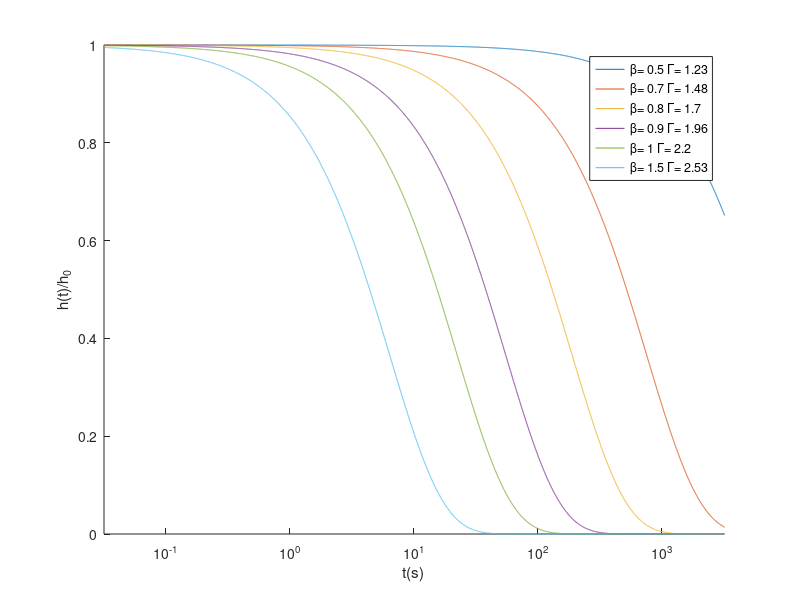

This chart was generated by the following MATLAB code: (Note: this script raises an error after producing the figure.)
dvunits = '';
dvlabel = 'h(t)/h_0';
dvaxis =[0,1.4,0.05,0.40]
dv=' g'
%volumeFraction.text
%time,   SmarticleInContainer,   phi,   height,   COM.z in container   
 
close all
directory_name = uigetdir('D:\SimResults\Chrono\SmarticleU\tests');
directory_name(length(directory_name)+1)='\';

files = dir(horzcat(directory_name,'2015*'));
figure(1);
hold on;

depVar = zeros(length(files),1);
depVarLegend= cell(length(depVar),1);
for j= 1:length(files)
    
    fname = files(j).name;
    pattern = horzcat(dv,'=([0-9.]*)');
    pars= regexp(fname, pattern, 'tokens');  %find amp and frequency from filename
    depVar(j)= str2double(cell2mat(pars{1})); %lw info for that fileoar
    data=importdata(horzcat(directory_name,files(j).name,'\PostProcess\volumeFraction.txt'));
    t_0idx=find(data(:,1)>.49,1); %shaking starts at .5
    t_0=data(t_0idx,1);
    h_0=data(t_0idx,5);
    
    xdat =data(t_0idx:end,1)-t_0;
    ydat = data(t_0idx:end,5)/h_0;
%     plot(data(t_0idx:end,1)-t_0,data(t_0idx:end,5)*2/h_0-1);
     plot(xdat,ydat);
    hold on;
     
    
    %look for completion line in sim param file to know which values in
    %plot aren't done yet if plotting while sims are still running
%     FID = fopen(horzcat(directory_name,files(j).name,'\PostProcess\simulation_specific_parameters.txt'), 'r');
%     if FID == -1, error('Cannot open file'), end
%     Data = textscan(FID, '%s', 'delimiter', '\n', 'whitespace', '');
%     CStr = Data{1};
%     fclose(FID);
%     if cell2mat(strfind(CStr(end),'completed'))
%         complFound(j)= cell2mat(strfind(CStr(end),'completed'));
%     else
%         complFound(j)=0;
%     end
%     hold on;
end
for i=1:length(depVar)
    depVarLegend{i}=horzcat(num2str(depVar(i)),dvunits);
end
% legend(depVarLegend);
set(gca, 'XScale', 'log')
xlabel('t(s)');
ylabel(dvlabel);

f= 30;
gamma=[1.23 1.48 1.7 1.96 2.20 2.53];
beta= [.5 .7 .8 .9 1 1.5]; %changes with gamma
delta=14.3; %changes with l/w
t=logspace(-1.5,6,10000);
for i=1:length(gamma)
    tau = 1/(30)*exp(delta/gamma(i));
    htho = exp(-(t./tau)).^beta(i);
%     htho = exp(-t./tau).^beta(i);
    depVarLegend{length(depVarLegend)+1}=horzcat('\beta= ',num2str(beta(i)),' \Gamma= ',num2str(gamma(i)));
    plot(t,htho)
end
legend(depVarLegend);
axis([10^(-1.5) 10^3.5,0,1.0]);



data=importdata(horzcat(directory_name,files(1).name,'\PostProcess\volumeFraction.txt'));
t_0idx=find(data(:,1)>.49,1); %shaking starts at .5
t_0=data(t_0idx,1);
h_0=data(t_0idx,5);

xdat =data(t_0idx:end,1)-t_0;
ydat = data(t_0idx:end,5)/h_0;

delta=15;
beta = 1.48;
parsin = [delta,beta];
PON = 0;
% fitStretched(parsin,c,xdat,ydat,PON)
deltaFit = zeros(length(files),1);
betaFit = zeros(length(files),1);

for i= 1:length(files)
    fname = files(i).name;
    pattern = horzcat(dv,'=([0-9.]*)');
    pars= regexp(fname, pattern, 'tokens');  %find amp and frequency from filename
    depVar(i)= str2double(cell2mat(pars{1})); %lw info for that fileoar
    data=importdata(horzcat(directory_name,files(i).name,'\PostProcess\volumeFraction.txt'));
    t_0idx=find(data(:,1)>.3,1); %shaking starts at .5
    t_0=data(t_0idx,1);
%     h_0=data(t_0idx,5);
    h_0=data(t_0idx,5);
    xdat =data(t_0idx:end,1)-t_0;
%     ydat = data(t_0idx:end,5)*2/h_0-1;
    ydat = data(t_0idx:end,5)/h_0;
    out =fitStretched(parsin,depVar(i),xdat,ydat,PON);
    deltaFit(i)=out(1,1);
    betaFit(i)=out(1,2);
%          plot(xdat,ydat);
%     hold on;
end


figure(44)
plot(depVar,betaFit,'.b-','MarkerSize',25);
xlabel('\Gamma')
ylabel('\beta')

figure(45)
plot(depVar,deltaFit,'.b-','MarkerSize',25);
xlabel('\Gamma')
ylabel('\Delta')


% plot(1./depVar,log(1/30*exp(deltaFit./depVar)),'g.-','MarkerSize',25);


figure(46)
[uout, ~, outidx] = unique( 1./depVar);
OutM = zeros(length(uout),3);
OutMatrix1  = [uout(:), accumarray( outidx,log(1/30*exp(deltaFit./depVar)), [], @mean ) ];  %mean of phi'
OutMatrix2  = [uout(:), accumarray( outidx, log(1/30*exp(deltaFit./depVar)), [], @std ) ]; %std of phi'
OutM(:,1:2) = OutMatrix1; % [angle mean phif ]
OutM(:,3)   = OutMatrix2(:,2); % [std ]
errorbar(OutM(:,1),OutM(:,2),OutM(:,3),'o-');
ylabel('ln(\tau/\tau_0)')
xlabel('\Gamma^{-1}');
